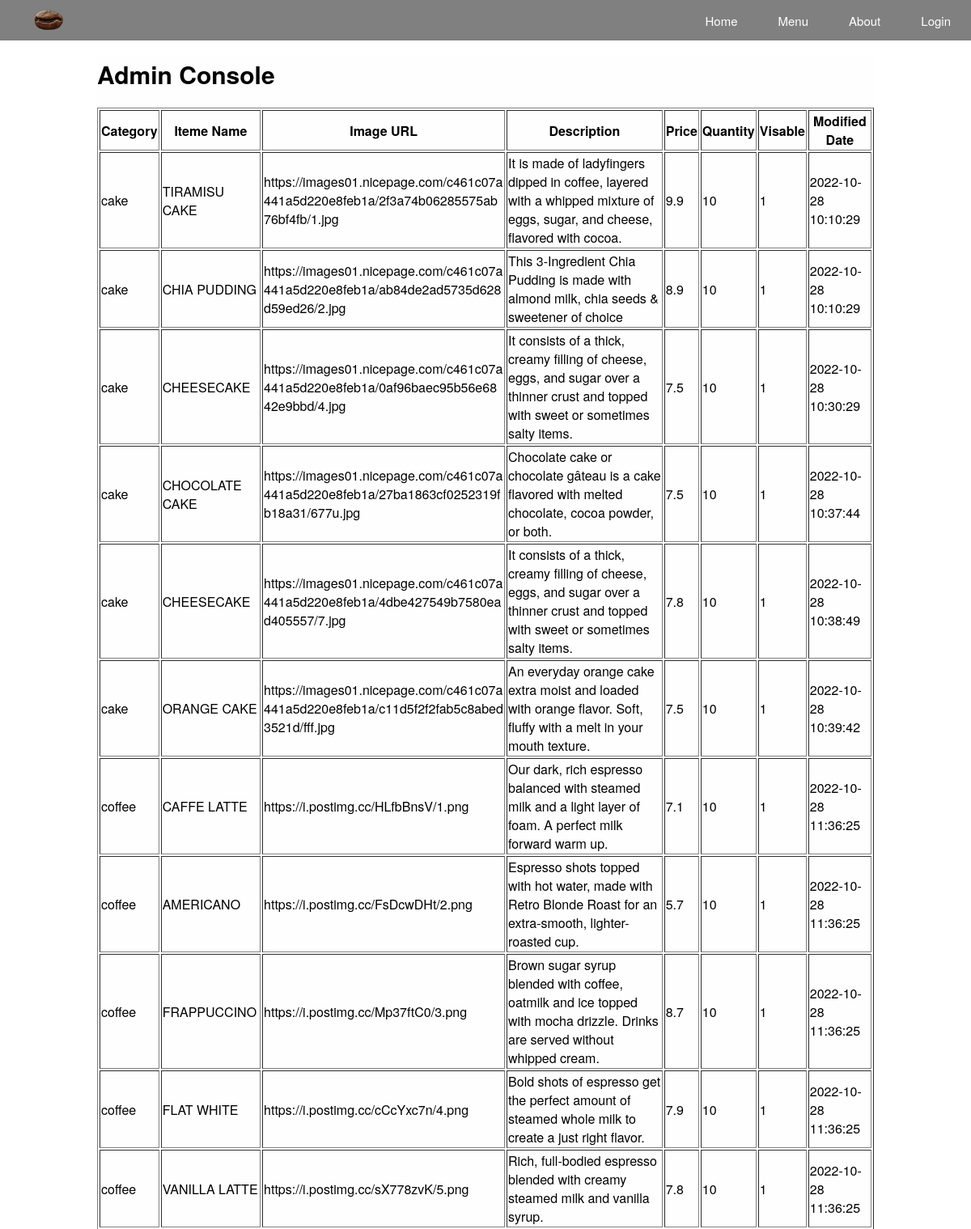
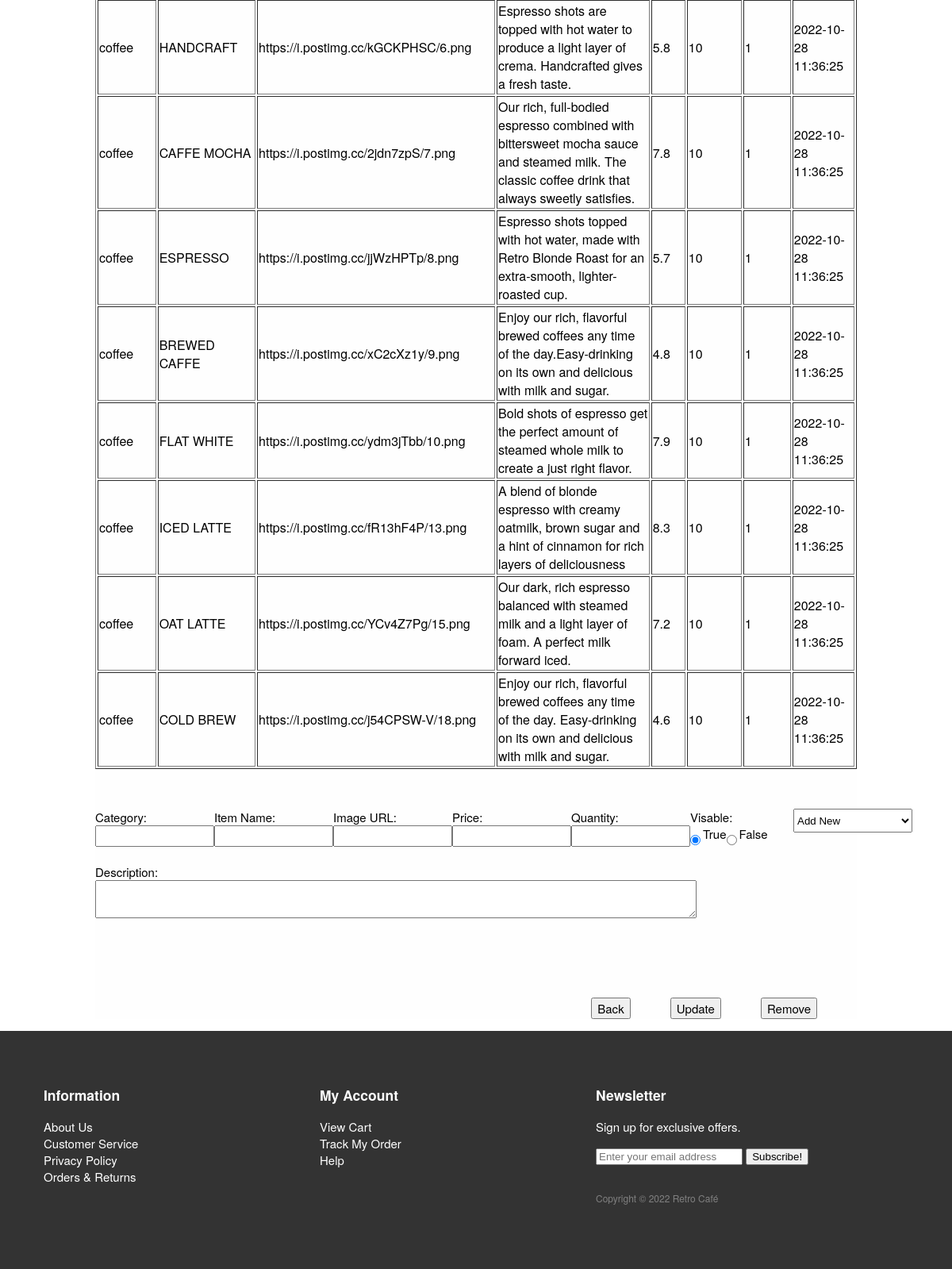
Page /admin_console.php on the committed database (2 pictures, top to bottom).
### tables this page shows
CREATE TABLE `product` (
  `id` int(11) NOT NULL,
  `category` varchar(20) NOT NULL,
  `name` varchar(30) NOT NULL,
  `img_url` varchar(200) NOT NULL,
  `description` varchar(200) NOT NULL,
  `price` float NOT NULL,
  `quantity` int(11) NOT NULL,
  `visable` tinyint(1) NOT NULL,
  `modified_date` datetime NOT NULL
);

### admin_console.php (the view, shortened to what this page needs)
<?php
  $user_id = $_SESSION['user_id'];
  $user_is_admin = $_SESSION['user_is_admin'];
@ $db = new mysqli('localhost', 'root', '','RetroCafe');
$selectedname='';
$selectedprice='';
$selectedquantity='';
$selecteddescription='';
$selectedvisable='';
$selectedcategory='';
$selectedimgurl='';
?>
<html>
<head>
	<link rel="stylesheet" href="mystyle.css">
	<link href="styles.css" rel="stylesheet">
</head>
<body>
	<nav class="navbar">
        <a class="logo" href="index.php">
            <img src="logo.png">
        </a>
        <div class="nav-item">
            <ul>
                <li>
                    <a href="index.php">Home</a>
                </li>
                <li>
                    <a href="menu.php">Menu</a>
                </li>
                <li>
                    <a href="aboutus.php">About</a>
                </li>
                <?php
                    if($user_id){
                        if($user_is_admin == '0'){
                            echo "<li><a href=\"account_customer.php\">My Account</a></li>";
                            echo "<li><a href=\"cart.php\">Cart</a></li>";
                        } else {
                            echo "<li><a href=\"account_admin.php\">Admin</a></li>";
                        }
                    }else{
                        echo "<li><a href=\"login.php\">Login</a></li>";
                    }
                ?>
            </ul>
        </div>
    </nav>
	<div id="wrapper">
		<h1>Admin Console</h1>
		<div id="adminConsole_content">
				<?php
				$query = "SELECT id, category, name, img_url, description, price, quantity, visable, modified_date FROM `product`;";
				$result = $db->query($query);
				$num_results = $result->num_rows;
				if($num_results > 0){
					echo '<table border="1"><tr>
					<th>Category</th>
					<th>Iteme Name</th>
					<th>Image URL</th>
					<th>Description</th>
					<th>Price</th>
					<th>Quantity</th>
					<th>Visable</th>
					<th>Modified Date</th></tr>';
					for ($i=0; $i <$num_results; $i++) {
						$row = $result->fetch_assoc();
					echo '<tr>
					<td>'.$row['category'].'</td>
					<td>'.$row['name'].'</td>
					<td>'.$row['img_url'].'</td>
					<td>'.$row['description'].'</td>
					<td>'.$row['price'].'</td>
					<td>'.$row['quantity'].'</td>
					<td>'.$row['visable'].'</td>
					<td>'.$row['modified_date'].'</td>
				</tr>';
				}
				echo '</table>';
			}
			?>
			<form action="admin_console_info_update.php" method="get">
				<div class="row">
				<div>
					<label for="category">Category:</label>
					<input type="text" value="<?php echo $selectedcategory; ?>" name="category" id="category">
				</div>
					<div>
				<label for="item_name">Item Name:</label>
				<input type="text" value="<?php echo $selectedname; ?>" name="item_name" id="item_name">
					</div>
					<div>
					<label for="img_url">Image URL:</label>
					<input type="text" value="<?php echo $selectedimgurl; ?>" name="img_url" id="img_url">
				</div>
					<div>
					<label for="price">Price:</label>
					<input type="number" min="0" value="<?php echo $selectedprice; ?>" name="price" id="price">
					</div>
					<div>
					<label for="quantity">Quantity:</label>
					<input type="number"  min="0" value="<?php echo $selectedquantity; ?>" name="quantity" id="quantity">
					</div>
					<div>
						<label class="radio-header">Visable:</label>
						<div class="radio-grp">
							<input type="radio" name="visable" value="1" checked="checked"
							<?php if ($selectedvisable == 1): ?>
               checked="checked"
			   <?php endif ?>>True<br>
			   <input type="radio" name="visable" value="0"
							<?php if ($selectedvisable == 0): ?>
               checked="checked"
			   <?php endif ?>>False<br>
						</div>
					</div>
					<div class="form-dropdown">
						<select onchange="window.location.href='admin_console.php?selected='+this.value+''">
						<option value='AddNew' > Add New </option>
						</select>
					</div>
				</div>
				<br>
				<label id="description-label" for="description">Description:</label>
				<textarea type="textarea"  name="description" id="description" rows="2" cols="92"><?php echo $selecteddescription; ?></textarea>
			<div class="form-btn-group">
				<input type="button" value="Back">
				<input type="submit" name="submit" value="Update">
				<input type="submit" name="submit" value="Remove">
			</div>
</form>
		</div>
	</div>
	<footer>
        <div class="footer">
            <div class="footer-info-item">
                <h3>Information</h3>
                <ul class="list-unstyled">
                    <li><a href="aboutus.php">About Us</a></li>
                    <li><a href="aboutus.php">Customer Service</a></li>
                    <li><a href="privacy_notice.pdf" target="_blank">Privacy Policy</a></li>
                    <li><a href="privacy_notice.pdf" target="_blank">Orders &amp; Returns</a></li>
                </ul>
            </div>
            <div class="footer-info-item">
                <?php
                if(isset($_SESSION['user_id'])){
                    echo '<h3>My Account</h3>
                    <ul class="list-unstyled">
                        <li><a href="cart.php">View Cart</a></li>
                        <li><a href="account_customer.php">Track My Order</a></li>
                        <li><a href="aboutus.php">Help</a></li>
                    </ul>';
                }else{
                    echo '<h3>My Account</h3>
                    <ul class="list-unstyled">
                        <li><a href="login.php">View Cart</a></li>
                        <li><a href="login.php">Track My Order</a></li>
                        <li><a href="login.php">Help</a></li>
                    </ul>';
                }
                ?>
            </div>
            <div class="footer-info-item">
                <h3><span class=""></span> Newsletter</h3>
                <p>Sign up for exclusive offers.</p>
                <div class="">
                    <input type="email" class="" placeholder="Enter your email address">
                    <span class="">
                        <button class="" type="button">
                            Subscribe!
                        </button>
                    </span>
                </div>
                <br>
                <p class="copyright">Copyright &copy; 2022 Retro Café</p>
            </div>
        </div>
    </footer>
</body>
</html>

### mystyle.css (style rules this page uses)
#wrapper { background-color: #fefefe; margin: auto; width: 80%; min-height: 600px; }
.rightcolumn input[type=email], input[type=text] { width: 300px; }
#adminConsole_content>table { width: 100%; margin: auto; }
#adminConsole_content>table th:nth-child(3), #adminConsole_content>table td:nth-child(3) { width: 300px; overflow-wrap: anywhere; }
#adminConsole_content .row { display: flex; justify-content: space-between; padding-top: 50px; }
#adminConsole_content input, textarea { display: flex; font-family: "Helvetica Neue", Helvetica, Arial, sans-serif; font-size: 15px; }
.row>div label { text-align: left; margin-top: auto; }
.radio-header { text-align: left; }
.radio-grp { display: flex; margin-top: auto; width: 80px; }
.radio-grp input { margin-top: 12px; }
.form-dropdown select { width: 150px; height: 30px; margin-left: 50px; }
.form-btn-group { display: flex; justify-content: flex-end; }
.form-btn-group input { display: flex; justify-content: space-between; margin-right: 50px; margin-top: 100px; }
#adminConsole_content input { max-width: 150px; margin-left: 0; }

### styles.css (style rules this page uses)
body, html { height: 100%; }
* { box-sizing: border-box; }
body { margin: 0; min-height: 100vh; }
body { font-family: "Helvetica Neue", Helvetica, Arial, sans-serif; font-size: 15px; min-width: 650px; }
a { text-decoration: none; }
.navbar { display: flex; background-color: gray; height: 50px; align-items: center; }
.logo { width: 10%; align-items: center; }
.logo>img { display: block; margin-left: auto; margin-right: auto; max-height: 30px; }
.nav-item { width: 90%; text-align: right; }
.navbar ul { list-style-type: none; display: inline-flex; margin: 0; }
.navbar li { padding-left: 25px; padding-right: 25px; }
.navbar a { color: white; }
footer { color: white; background-color: #333333; padding: 0px 20px; display: flex; }
.footer { display: flex; width: 100%; height: 300px; }
.footer-info-item { padding: 50px 35px; width: 30%; position: relative; min-height: 1px; }
.list-unstyled { padding-left: 0; list-style: none; }
footer a { color: white; }
.copyright { color: gray; font-size: 12px; }

### rows in the picture
product: category "cake", name "TIRAMISU CAKE", img_url "https://images01.nicepage.com/c461c07a441a5d220e8feb1a/2f3a74b06285575ab76bf4fb/1.jpg", description "It is made of ladyfingers dipped in coffee, layered with a whipped mixture of eggs, sugar, and cheese, flavored with cocoa.", price "9.9", quantity "10", visable "1", modified_date "2022-10-28 10:10:29"
product: category "cake", name "CHIA PUDDING", img_url "https://images01.nicepage.com/c461c07a441a5d220e8feb1a/ab84de2ad5735d628d59ed26/2.jpg", description "This 3-Ingredient Chia Pudding is made with almond milk, chia seeds & sweetener of choice", price "8.9", quantity "10", visable "1", modified_date "2022-10-28 10:10:29"
product: category "cake", name "CHEESECAKE", img_url "https://images01.nicepage.com/c461c07a441a5d220e8feb1a/0af96baec95b56e6842e9bbd/4.jpg", description "It consists of a thick, creamy filling of cheese, eggs, and sugar over a thinner crust and topped with sweet or sometimes salty items.", price "7.5", quantity "10", visable "1", modified_date "2022-10-28 10:30:29"
product: category "cake", name "CHOCOLATE CAKE", img_url "https://images01.nicepage.com/c461c07a441a5d220e8feb1a/27ba1863cf0252319fb18a31/677u.jpg", description "Chocolate cake or chocolate gâteau is a cake flavored with melted chocolate, cocoa powder, or both.", price "7.5", quantity "10", visable "1", modified_date "2022-10-28 10:37:44"
product: category "cake", name "CHEESECAKE", img_url "https://images01.nicepage.com/c461c07a441a5d220e8feb1a/4dbe427549b7580ead405557/7.jpg", description "It consists of a thick, creamy filling of cheese, eggs, and sugar over a thinner crust and topped with sweet or sometimes salty items.", price "7.8", quantity "10", visable "1", modified_date "2022-10-28 10:38:49"
product: category "cake", name "ORANGE CAKE", img_url "https://images01.nicepage.com/c461c07a441a5d220e8feb1a/c11d5f2f2fab5c8abed3521d/fff.jpg", description "An everyday orange cake extra moist and loaded with orange flavor. Soft, fluffy with a melt in your mouth texture.", price "7.5", quantity "10", visable "1", modified_date "2022-10-28 10:39:42"
product: category "coffee", name "CAFFE LATTE", img_url "https://i.postimg.cc/HLfbBnsV/1.png", description "Our dark, rich espresso balanced with steamed milk and a light layer of foam. A perfect milk forward warm up.", price "7.1", quantity "10", visable "1", modified_date "2022-10-28 11:36:25"
product: category "coffee", name "AMERICANO", img_url "https://i.postimg.cc/FsDcwDHt/2.png", description "Espresso shots topped with hot water, made with Retro Blonde Roast for an extra-smooth, lighter-roasted cup.", price "5.7", quantity "10", visable "1", modified_date "2022-10-28 11:36:25"
product: category "coffee", name "FRAPPUCCINO", img_url "https://i.postimg.cc/Mp37ftC0/3.png", description "Brown sugar syrup blended with coffee, oatmilk and ice topped with mocha drizzle. Drinks are served without whipped cream.", price "8.7", quantity "10", visable "1", modified_date "2022-10-28 11:36:25"
product: category "coffee", name "FLAT WHITE", img_url "https://i.postimg.cc/cCcYxc7n/4.png", description "Bold shots of espresso get the perfect amount of steamed whole milk to create a just right flavor.", price "7.9", quantity "10", visable "1", modified_date "2022-10-28 11:36:25"
product: category "coffee", name "VANILLA LATTE", img_url "https://i.postimg.cc/sX778zvK/5.png", description "Rich, full-bodied espresso blended with creamy steamed milk and vanilla syrup.", price "7.8", quantity "10", visable "1", modified_date "2022-10-28 11:36:25"
product: category "coffee", name "HANDCRAFT", img_url "https://i.postimg.cc/kGCKPHSC/6.png", description "Espresso shots are topped with hot water to produce a light layer of crema. Handcrafted gives a fresh taste.", price "5.8", quantity "10", visable "1", modified_date "2022-10-28 11:36:25"
product: category "coffee", name "CAFFE MOCHA", img_url "https://i.postimg.cc/2jdn7zpS/7.png", description "Our rich, full-bodied espresso combined with bittersweet mocha sauce and steamed milk. The classic coffee drink that always sweetly satisfies.", price "7.8", quantity "10", visable "1", modified_date "2022-10-28 11:36:25"
product: category "coffee", name "ESPRESSO", img_url "https://i.postimg.cc/jjWzHPTp/8.png", description "Espresso shots topped with hot water, made with Retro Blonde Roast for an extra-smooth, lighter-roasted cup.", price "5.7", quantity "10", visable "1", modified_date "2022-10-28 11:36:25"
product: category "coffee", name "BREWED CAFFE", img_url "https://i.postimg.cc/xC2cXz1y/9.png", description "Enjoy our rich, flavorful brewed coffees any time of the day.Easy-drinking on its own and delicious with milk and sugar.", price "4.8", quantity "10", visable "1", modified_date "2022-10-28 11:36:25"
product: category "coffee", name "FLAT WHITE", img_url "https://i.postimg.cc/ydm3jTbb/10.png", description "Bold shots of espresso get the perfect amount of steamed whole milk to create a just right flavor.", price "7.9", quantity "10", visable "1", modified_date "2022-10-28 11:36:25"
product: category "coffee", name "ICED LATTE", img_url "https://i.postimg.cc/fR13hF4P/13.png", description "A blend of blonde espresso with creamy oatmilk, brown sugar and a hint of cinnamon for rich layers of deliciousness", price "8.3", quantity "10", visable "1", modified_date "2022-10-28 11:36:25"
product: category "coffee", name "OAT LATTE", img_url "https://i.postimg.cc/YCv4Z7Pg/15.png", description "Our dark, rich espresso balanced with steamed milk and a light layer of foam. A perfect milk forward iced.", price "7.2", quantity "10", visable "1", modified_date "2022-10-28 11:36:25"
product: category "coffee", name "COLD BREW", img_url "https://i.postimg.cc/j54CPSW-V/18.png", description "Enjoy our rich, flavorful brewed coffees any time of the day. Easy-drinking on its own and delicious with milk and sugar.", price "4.6", quantity "10", visable "1", modified_date "2022-10-28 11:36:25"
